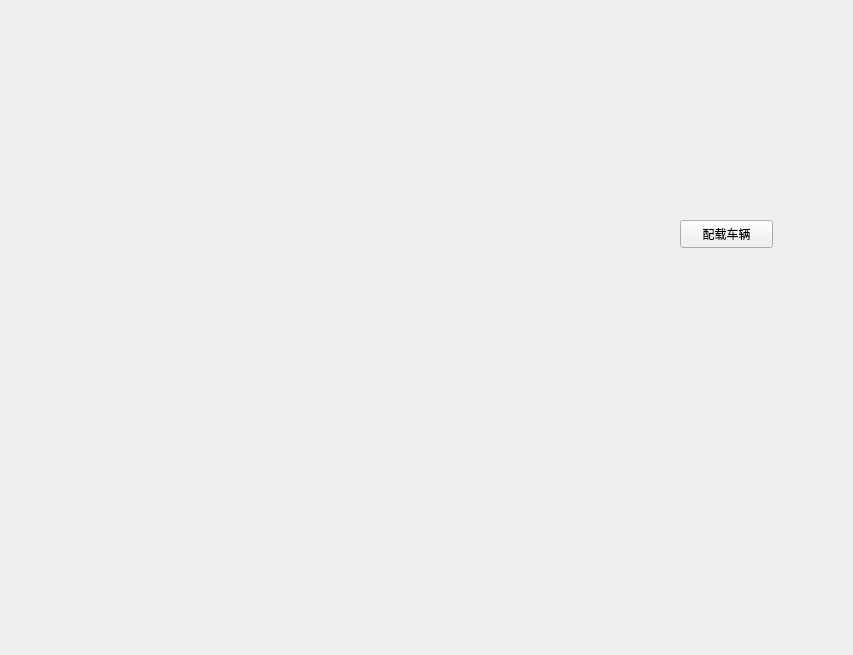
<?xml version="1.0" encoding="UTF-8"?>
<ui version="4.0">
 <class>Form</class>
 <widget class="QWidget" name="Form">
  <property name="geometry">
   <rect>
    <x>0</x>
    <y>0</y>
    <width>853</width>
    <height>655</height>
   </rect>
  </property>
  <property name="windowTitle">
   <string>Form</string>
  </property>
  <widget class="QPushButton" name="button1">
   <property name="geometry">
    <rect>
     <x>680</x>
     <y>220</y>
     <width>93</width>
     <height>28</height>
    </rect>
   </property>
   <property name="text">
    <string>配载车辆</string>
   </property>
  </widget>
 </widget>
 <resources/>
 <connections/>
</ui>
